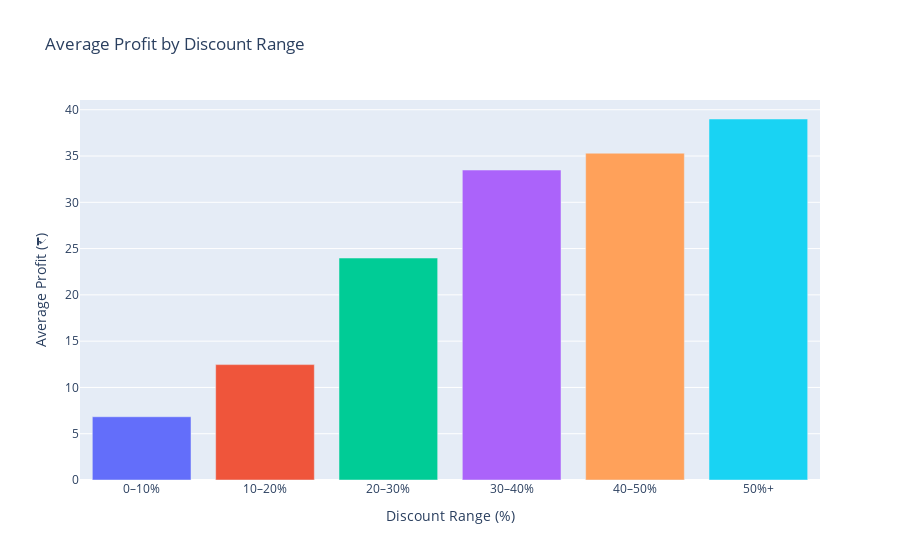

The code cell stored with this chart in its notebook:
### Markdown cell above
####  1. Correlation Heatmap
**Insight**: Profit is positively correlated with Discount (%) and Actual Price, indicating price and offers influence earnings.

### Code cell
#  2. Discount Range vs Profit
# Bar Plot: Avg Profit vs Discount Range
data['Discount Range'] = pd.cut(data['Discount (%)'],bins=[0, 10, 20, 30, 40, 50, 100],labels=['0–10%', '10–20%', '20–30%', '30–40%', '40–50%', '50%+'],
                        include_lowest=True)
data['Discount Range'] = data['Discount Range'].astype(str)
avg_profit_by_discount = data.groupby('Discount Range')['Profit'].mean().reset_index()

fig2_bar = px.bar(avg_profit_by_discount,x='Discount Range',y='Profit',color='Discount Range',title=' Average Profit by Discount Range')
fig2_bar.update_layout(xaxis_title='Discount Range (%)', yaxis_title='Average Profit (₹)', showlegend=False)
fig2_bar.show()

### Figure 1 — Plotly figure (JSON) as saved in the notebook; plotly's stock layout.template omitted (floating-point values rounded to 4 significant figures)
{"data": [{"alignmentgroup": "True", "hovertemplate": "Discount Range=%{x}<br>Profit=%{y}<extra></extra>", "legendgroup": "0–10%", "marker": {"color": "#636efa", "pattern": {"shape": ""}}, "name": "0–10%", "offsetgroup": "0–10%", "orientation": "v", "showlegend": true, "textposition": "auto", "type": "bar", "x": ["0–10%"], "xaxis": "x", "y": [6.834], "yaxis": "y"}, {"alignmentgroup": "True", "hovertemplate": "Discount Range=%{x}<br>Profit=%{y}<extra></extra>", "legendgroup": "10–20%", "marker": {"color": "#EF553B", "pattern": {"shape": ""}}, "name": "10–20%", "offsetgroup": "10–20%", "orientation": "v", "showlegend": true, "textposition": "auto", "type": "bar", "x": ["10–20%"], "xaxis": "x", "y": [12.47], "yaxis": "y"}, {"alignmentgroup": "True", "hovertemplate": "Discount Range=%{x}<br>Profit=%{y}<extra></extra>", "legendgroup": "20–30%", "marker": {"color": "#00cc96", "pattern": {"shape": ""}}, "name": "20–30%", "offsetgroup": "20–30%", "orientation": "v", "showlegend": true, "textposition": "auto", "type": "bar", "x": ["20–30%"], "xaxis": "x", "y": [23.98], "yaxis": "y"}, {"alignmentgroup": "True", "hovertemplate": "Discount Range=%{x}<br>Profit=%{y}<extra></extra>", "legendgroup": "30–40%", "marker": {"color": "#ab63fa", "pattern": {"shape": ""}}, "name": "30–40%", "offsetgroup": "30–40%", "orientation": "v", "showlegend": true, "textposition": "auto", "type": "bar", "x": ["30–40%"], "xaxis": "x", "y": [33.49], "yaxis": "y"}, {"alignmentgroup": "True", "hovertemplate": "Discount Range=%{x}<br>Profit=%{y}<extra></extra>", "legendgroup": "40–50%", "marker": {"color": "#FFA15A", "pattern": {"shape": ""}}, "name": "40–50%", "offsetgroup": "40–50%", "orientation": "v", "showlegend": true, "textposition": "auto", "type": "bar", "x": ["40–50%"], "xaxis": "x", "y": [35.3], "yaxis": "y"}, {"alignmentgroup": "True", "hovertemplate": "Discount Range=%{x}<br>Profit=%{y}<extra></extra>", "legendgroup": "50%+", "marker": {"color": "#19d3f3", "pattern": {"shape": ""}}, "name": "50%+", "offsetgroup": "50%+", "orientation": "v", "showlegend": true, "textposition": "auto", "type": "bar", "x": ["50%+"], "xaxis": "x", "y": [39], "yaxis": "y"}], "layout": {"autosize": true, "barmode": "relative", "legend": {"title": {"text": "Discount Range"}, "tracegroupgap": 0}, "showlegend": false, "title": {"text": " Average Profit by Discount Range"}, "xaxis": {"anchor": "y", "autorange": true, "categoryarray": ["0–10%", "10–20%", "20–30%", "30–40%", "40–50%", "50%+"], "categoryorder": "array", "domain": [0, 1], "range": [-0.5, 5.5], "title": {"text": "Discount Range (%)"}, "type": "category"}, "yaxis": {"anchor": "x", "autorange": true, "domain": [0, 1], "range": [0, 41.05], "title": {"text": "Average Profit (₹)"}, "type": "linear"}}}
